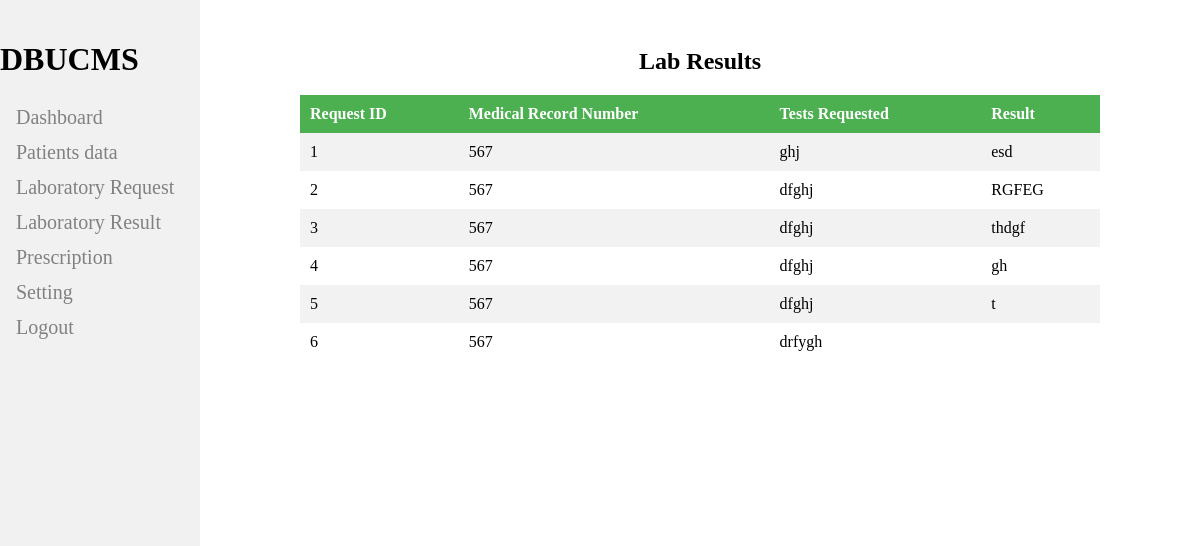
The page /diagnosis/laboratory_result.php (signed in) on the database its author committed.
### tables this page shows
CREATE TABLE `lab_request` (
  `request_id` int(50) NOT NULL,
  `mrn` int(11) NOT NULL,
  `tests_requested` varchar(11) NOT NULL
);

CREATE TABLE `lab_result` (
  `request_id` int(50) NOT NULL,
  `test_id` int(50) NOT NULL,
  `result` varchar(50) NOT NULL
);

### diagnosis/laboratory_result.php (the view, shortened to what this page needs)
<?php
$conn = mysqli_connect("localhost", "root", "", "dbucms_db");
$query = "SELECT * FROM lab_request";
$result = mysqli_query($conn, $query);
?>
<html>
<head>
</head>
<body>
<div class="container">
    <center>
    <h2>Lab Results</h2>
    </center>
    <table>
        <tr>
            <th>Request ID</th>
            <th>Medical Record Number</th>
            <th>Tests Requested</th>
            <th>Result</th>
        </tr>
        <?php while ($row = mysqli_fetch_assoc($result)) { ?>
        <tr>
            <td><?php echo $row['request_id']; ?></td>
            <td><?php echo $row['mrn']; ?></td>
            <td><?php echo $row['tests_requested']; ?></td>
            <td>
                <?php
                $request_id = $row['request_id'];
                $result_query = "SELECT result FROM lab_result WHERE request_id = '$request_id'";
                $result_result = mysqli_query($conn, $result_query);
                $result_row = mysqli_fetch_assoc($result_result);
                echo $result_row['result'];
                ?>
            </td>
        </tr>
        <?php } ?>
    </table>
        </div>
        <?php include 'sidebar.php'; ?>
</body>
</html>

### diagnosis/laboratory_result.php (style rules this page uses)
table { border-collapse: collapse; width: 100%; max-width: 800px; margin: 20px auto; }
th, td { padding: 10px; text-align: left; }
th { background-color: #4CAF50; color: white; }
tr:nth-child(even) { background-color: #f2f2f2; }
.container { margin-left: 200px; padding: 20px; }
.container::after { content: ""; display: table; clear: both; }

### rows shown on the page
lab_request: request_id "1", mrn "567", tests_requested "ghj", lab_result.result "esd"
lab_request: request_id "2", mrn "567", tests_requested "dfghj", lab_result.result "RGFEG"
lab_request: request_id "3", mrn "567", tests_requested "dfghj", lab_result.result "thdgf"
lab_request: request_id "4", mrn "567", tests_requested "dfghj", lab_result.result "gh"
lab_request: request_id "5", mrn "567", tests_requested "dfghj", lab_result.result "t"
lab_request: request_id "6", mrn "567", tests_requested "drfygh"
